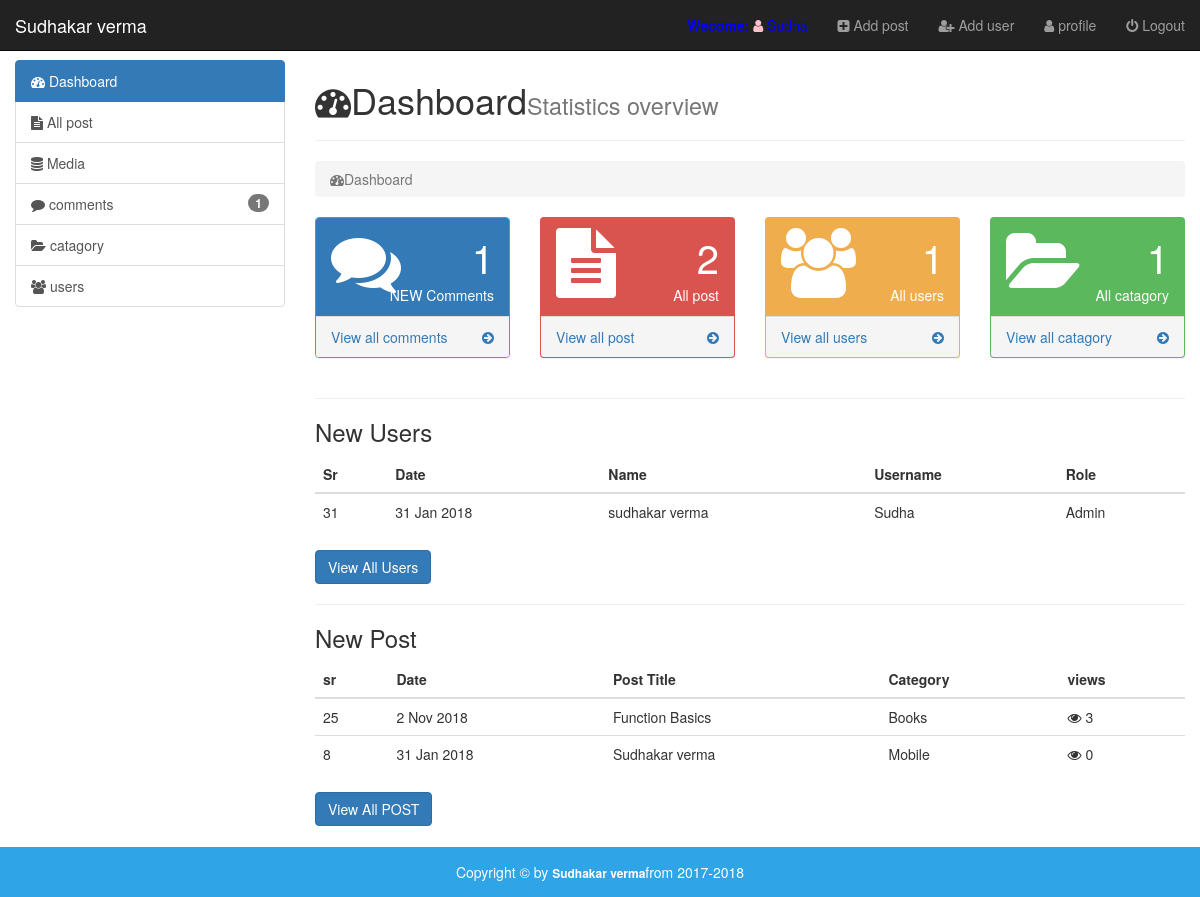
Screenshot of /cms/admin/index.php (signed in) with the database file from the repository.
### tables this page shows
CREATE TABLE `users` (
  `id` int(11) NOT NULL,
  `date` int(11) NOT NULL,
  `first_name` varchar(255) NOT NULL,
  `last_name` varchar(255) NOT NULL,
  `username` varchar(255) NOT NULL,
  `email` varchar(255) NOT NULL,
  `image` varchar(255) NOT NULL,
  `password` varchar(255) NOT NULL,
  `role` varchar(255) NOT NULL,
  `details` text NOT NULL,
  `salt` varchar(255) NOT NULL DEFAULT '$2y$10$quickbrownfoxjumpsover'
);

CREATE TABLE `posts` (
  `id` int(11) NOT NULL,
  `date` int(11) NOT NULL,
  `title` varchar(255) NOT NULL,
  `author` varchar(255) NOT NULL,
  `author_image` varchar(255) NOT NULL,
  `image` varchar(255) NOT NULL,
  `catagory` varchar(255) NOT NULL,
  `tags` varchar(255) NOT NULL,
  `post_data` text NOT NULL,
  `views` int(11) NOT NULL,
  `status` varchar(255) NOT NULL
);

### cms/admin/index.php (the view, shortened to what this page needs)
  <?php
      require_once('inc/top.php');
      $comments_tag_query="SELECT * FROM comments where status='pending'";
      $users_tag_query="SELECT * FROM users ";
      $posts_tag_query="SELECT * FROM posts ";
      $com_tag_run=mysqli_query($conn,$comments_tag_query);
      $cat_tag_run=mysqli_query($conn,$comments_tag_query);
      $user_tag_run=mysqli_query($conn,$users_tag_query);
      $post_tag_run=mysqli_query($conn,$posts_tag_query);
      $com_rows =mysqli_num_rows($com_tag_run);
      $cat_rows= mysqli_num_rows($cat_tag_run);
      $user_rows= mysqli_num_rows($user_tag_run);
      $post_rows= mysqli_num_rows($post_tag_run);
 ?>
   </head>
   <body>
      <div id="wrapper">
  <?php
      require_once('inc/header.php');
 ?>
    <div class="container-fluid body-section">
       <div class="row">
          <div class="col-md-3">
             <?php
      require_once('inc/sidebar.php');
        ?>
          </div>
          <div class="col-md-9">
             <h1 class="animated fadeInRight"><i class="fa fa-tachometer"></i>Dashboard<small>Statistics overview</small></h1><hr>
             <ol class="breadcrumb">
                <li class="active"><i class="fa fa-tachometer"></i>Dashboard </li>
             </ol>
             <div class="row tag-boxes ">
                <div class="col-md-6 col-lg-3">
                   <div class="panel panel-primary">
                      <div class="panel-heading">
                        <div class="row">
                            <div class="col-xs-3">
                            <i class="fa fa-comments fa-5x"></i>
                             </div>
                            <div class="col-xs-9">
                               <div class="text-right huge"><?php echo "  $com_rows";  ?></div>
                               <div class="text-right">NEW Comments</div>
                            </div>
                      </div>
                     </div>
                        <a href="comments.php">
                           <div class="panel-footer">
                              <span class="pull-left">View all comments</span>
                              <span class="pull-right"><i class="fa fa-arrow-circle-right"></i></span>
                              <div class="clearfix"></div>
                           </div>
                        </a>
                   </div>
                </div>
                <div class="col-md-6 col-lg-3">
                   <div class="panel panel-red">
                      <div class="panel-heading">
                        <div class="row">
                            <div class="col-xs-3">
                            <i class="fa fa-file-text fa-5x"></i>
                             </div>
                            <div class="col-xs-9">
                               <div class="text-right huge"><?php echo "  $post_rows";  ?></div>
                               <div class="text-right">All post</div>
                            </div>
                      </div>
                     </div>
                        <a href="posts.php">
                           <div class="panel-footer">
                              <span class="pull-left">View all post</span>
                              <span class="pull-right"><i class="fa fa-arrow-circle-right"></i></span>
                              <div class="clearfix"></div>
                           </div>
                        </a>
                   </div>
                </div>
                <div class="col-md-6 col-lg-3">
                   <div class="panel panel-yellow">
                      <div class="panel-heading">
                        <div class="row">
                            <div class="col-xs-3">
                            <i class="fa fa-users fa-5x"></i>
                             </div>
                            <div class="col-xs-9">
                               <div class="text-right huge"><?php echo "  $user_rows";  ?></div>
                               <div class="text-right">All users</div>
                            </div>
                      </div>
                     </div>
                        <a href="users.php">
                           <div class="panel-footer">
                              <span class="pull-left">View all users</span>
                              <span class="pull-right"><i class="fa fa-arrow-circle-right"></i></span>
                              <div class="clearfix"></div>
                           </div>
                        </a>
                   </div>
                </div>
                <div class="col-md-6 col-lg-3">
                   <div class="panel panel-green">
                      <div class="panel-heading">
                        <div class="row">
                            <div class="col-xs-3">
                            <i class="fa fa-folder-open fa-5x"></i>
                             </div>
                            <div class="col-xs-9">
                               <div class="text-right huge"><?php echo "  $cat_rows";  ?></div>
                               <div class="text-right">All catagory</div>
                            </div>
                      </div>
                     </div>
                        <a href="catagory.php">
                           <div class="panel-footer">
                              <span class="pull-left">View all catagory</span>
                              <span class="pull-right"><i class="fa fa-arrow-circle-right"></i></span>
                              <div class="clearfix"></div>
                           </div>
                        </a>
                   </div>
                </div>
             </div>
             <hr>
             <?php
             $get_users_query="SELECT * FROM users ORDER BY id DESC LIMIT 5";
             $get_users_run=mysqli_query($conn,$get_users_query);
             if (mysqli_num_rows($get_users_run) > 0) {
              ?>
             <h3>New Users</h3>
             <table class="table table-hover table-strippd">
               <thead>
                  <tr>
                     <th>Sr</th>
                     <th>Date</th>
                     <th>Name</th>
                     <th>Username</th>
                     <th>Role</th>
                  </tr>
               </thead>
               <tbody>
                <?php
                while ($rows=mysqli_fetch_array($get_users_run)) {
                  $id=$rows['id'];
                  $date=getdate($rows['date']);
                  $day=$date['mday'];
                  $month=substr($date['month'], 0,3);
                  $year=$date['year'];
                  $first_name=ucfirst($rows['first_name']);
                  $last_name=ucfirst($rows['last_name']);
                  $username=ucfirst($rows['username']);
                  $role=ucfirst($rows['role']);
                ?>
                   <tr>
                     <td><?php echo "$id"; ?></td>
                     <td><?php echo "$day $month $year"; ?></td>
                     <td><?php echo "$first_name  $last_name"; ?></td>
                     <td><?php echo "$username"; ?></td>
                     <td><?php echo "$role"; ?></td>
                  </tr><?php } ?>
               </tbody>
             </table>
             <?php } ?>
             <a href="users.php" class="btn btn-primary">View All Users</a><hr>
             <?php
             $get_posts_query="SELECT * FROM posts ORDER BY id DESC LIMIT 5";
             $get_posts_run=mysqli_query($conn,$get_posts_query);
             if (mysqli_num_rows($get_posts_run) > 0) {
              ?>
             <h3>New Post</h3>
             <table class="table">
                <thead>
                   <th>sr</th>
                   <th>Date</th>
                   <th>Post Title</th>
                   <th>Category</th>
                   <th>views</th>
                </thead>
                <tbody>
                  <?php
                while ($rows=mysqli_fetch_array($get_posts_run)) {
                  $id=$rows['id'];
                  $pdate=getdate($rows['date']);
                  $pday=$pdate['mday'];
                  $pmonth=substr($pdate['month'], 0,3);
                  $pyear=$pdate['year'];
                  $post_title=ucfirst($rows['title']);
                  $catagory=ucfirst($rows['catagory']);
                  $views=$rows['views'];
                ?>
                   <tr>
                     <td><?php echo "$id"; ?></td>
                     <td><?php echo "$pday $pmonth $pyear"; ?></td>
                     <td><?php echo "$post_title"; ?></td>
                     <td><?php echo "$catagory"; ?></td>
                     <td><i class="fa fa-eye"></i> <?php echo "$views"; ?></td>
                  </tr>
                  <?php } ?>
                </tbody>
             </table><?php } ?>
             <a href="posts.php"  class="btn btn-primary">View All POST</a>
          </div>
       </div>
    </div>
<?php require_once 'inc/footer.php'; ?>

### cms/admin/css/style.css (style rules this page uses)
html,body { height: 100%; }
body { padding-top:60px; }
.huge { font-size: 40px; }
.tag-boxes .panel-primary { border: 1px solid #2FA4E7; }
.tag-boxes .panel-red { color: white; background:#d9534f; }
.tag-boxes .panel-red a { background:#d9534f; }
.tag-boxes .panel-yellow { color: white; background:#f0ad4e; }
.tag-boxes .panel-yellow a { background:#f0ad4e; }
.tag-boxes .panel-green { color: white; background:#5cb85c; }
.tag-boxes .panel-green a { background:#5cb85c; }
#wrapper { min-height: 100%; position: relative; }
.body-section { padding-bottom:70px; }

### rows the page displays
users: id "31", date "31", date "Jan", date "2018", first_name "sudhakar", last_name "verma", username "Sudha", role "Admin"
posts: id "25", date "2", date "Nov", date "2018", title "Function Basics", catagory "Books", views "3"
posts: id "8", date "31", date "Jan", date "2018", title "Sudhakar verma", catagory "Mobile", views "0"

### other values shown
$num_of_rows "1"
$com_rows "1"
$post_rows "2"
$user_rows "1"
$cat_rows "1"
